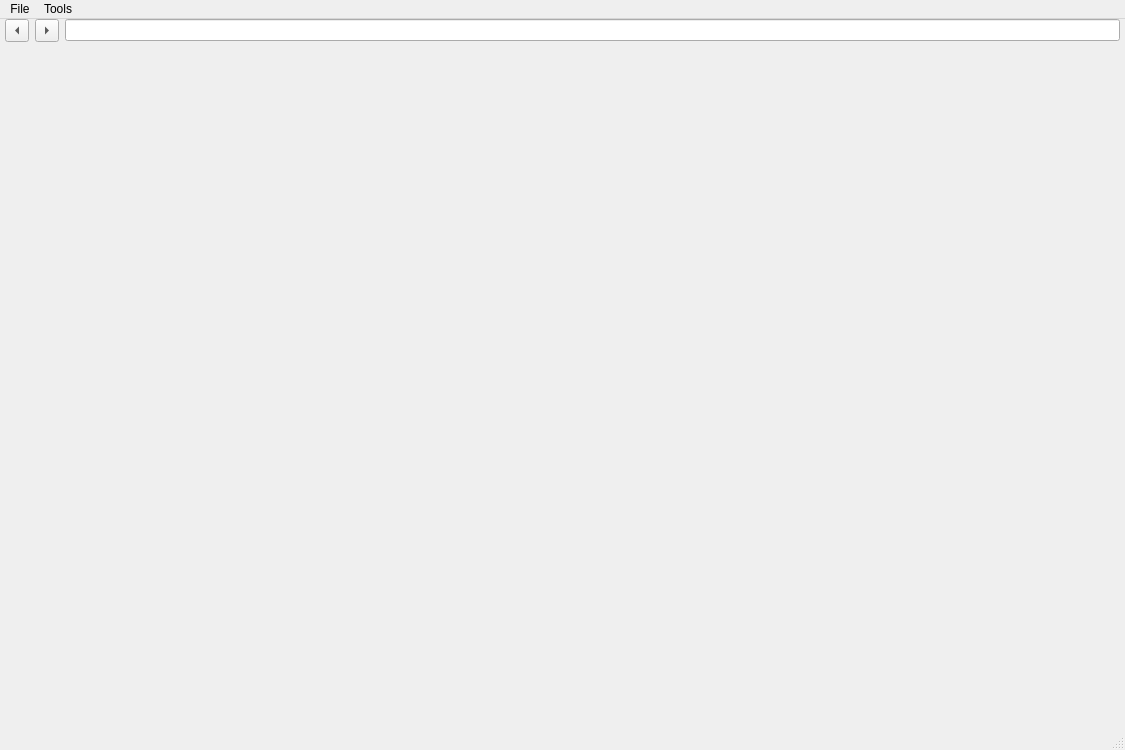
<?xml version="1.0" encoding="UTF-8"?>
<ui version="4.0">
 <class>BrowserWindow</class>
 <widget class="QMainWindow" name="BrowserWindow">
  <property name="geometry">
   <rect>
    <x>0</x>
    <y>0</y>
    <width>1125</width>
    <height>750</height>
   </rect>
  </property>
  <property name="sizePolicy">
   <sizepolicy hsizetype="Preferred" vsizetype="Maximum">
    <horstretch>0</horstretch>
    <verstretch>0</verstretch>
   </sizepolicy>
  </property>
  <property name="windowTitle">
   <string>Heriot Web Browser - Browse Different</string>
  </property>
  <property name="styleSheet">
   <string notr="true"/>
  </property>
  <widget class="QWidget" name="centralWidget">
   <layout class="QVBoxLayout" name="verticalLayout">
    <property name="leftMargin">
     <number>5</number>
    </property>
    <property name="topMargin">
     <number>0</number>
    </property>
    <property name="rightMargin">
     <number>5</number>
    </property>
    <property name="bottomMargin">
     <number>0</number>
    </property>
    <item>
     <widget class="QWidget" name="widget" native="true">
      <layout class="QGridLayout" name="gridLayout">
       <property name="margin">
        <number>0</number>
       </property>
       <item row="1" column="0" colspan="3">
        <widget class="QFrame" name="mainTabsPlaceholder">
         <layout class="QGridLayout" name="gridLayout_2">
          <property name="margin">
           <number>0</number>
          </property>
          <item row="0" column="0">
           <widget class="MainTabWidget" name="mainTabsWidget" native="true"/>
          </item>
         </layout>
        </widget>
       </item>
       <item row="0" column="1">
        <widget class="QToolButton" name="forwardButton">
         <property name="text">
          <string>Forward</string>
         </property>
         <property name="arrowType">
          <enum>Qt::RightArrow</enum>
         </property>
        </widget>
       </item>
       <item row="0" column="0">
        <widget class="QToolButton" name="backButton">
         <property name="text">
          <string>Back</string>
         </property>
         <property name="shortcut">
          <string>Ctrl+Left</string>
         </property>
         <property name="arrowType">
          <enum>Qt::LeftArrow</enum>
         </property>
        </widget>
       </item>
       <item row="0" column="2">
        <widget class="QLineEdit" name="omniBox"/>
       </item>
      </layout>
     </widget>
    </item>
   </layout>
  </widget>
  <widget class="QMenuBar" name="menuBar">
   <property name="geometry">
    <rect>
     <x>0</x>
     <y>0</y>
     <width>1125</width>
     <height>27</height>
    </rect>
   </property>
   <widget class="QMenu" name="menuFile">
    <property name="title">
     <string>File</string>
    </property>
    <addaction name="actionNew_Tab"/>
    <addaction name="actionNew_Child_Tab"/>
    <addaction name="actionNew_Window"/>
    <addaction name="separator"/>
    <addaction name="actionClose_Tab"/>
    <addaction name="actionClose_Window"/>
    <addaction name="actionExit"/>
   </widget>
   <widget class="QMenu" name="menuTools">
    <property name="title">
     <string>Tools</string>
    </property>
   </widget>
   <addaction name="menuFile"/>
   <addaction name="menuTools"/>
  </widget>
  <widget class="QStatusBar" name="statusBar"/>
  <action name="actionExit">
   <property name="text">
    <string>Exit</string>
   </property>
  </action>
  <action name="actionNew_Tab">
   <property name="text">
    <string>New Tab</string>
   </property>
   <property name="shortcut">
    <string>Ctrl+T</string>
   </property>
  </action>
  <action name="actionNew_Child_Tab">
   <property name="text">
    <string>New Child Tab</string>
   </property>
   <property name="shortcut">
    <string>Ctrl+Shift+T</string>
   </property>
  </action>
  <action name="actionClose_Window">
   <property name="text">
    <string>Close Window</string>
   </property>
  </action>
  <action name="actionNew_Window">
   <property name="text">
    <string>New Window</string>
   </property>
   <property name="shortcut">
    <string>Ctrl+N</string>
   </property>
  </action>
  <action name="actionClose_Tab">
   <property name="text">
    <string>Close Tab</string>
   </property>
   <property name="shortcut">
    <string>Ctrl+W</string>
   </property>
  </action>
 </widget>
 <layoutdefault spacing="6" margin="11"/>
 <customwidgets>
  <customwidget>
   <class>MainTabWidget</class>
   <extends>QWidget</extends>
   <header>src/ui/heriot/tabs/maintabwidget.h</header>
   <container>1</container>
  </customwidget>
 </customwidgets>
 <resources/>
 <connections/>
 <slots>
  <slot>omniValueEntered()</slot>
 </slots>
</ui>
